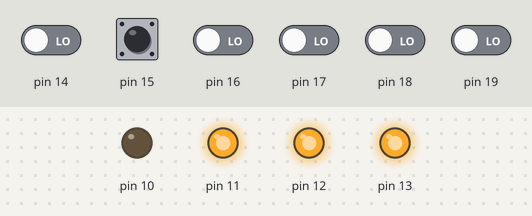
A sketch run on a simulated Arduino Uno, built with avr-gcc and run on an emulated ATmega328P. Parts: output pins drawn as LEDs (lit = HIGH). The test bench sets the inputs (shaded band); at power-on: pin 14–19 LOW.

Above: at 1.2 s.
1.3 s: pin 15 driven HIGH
At 2.5 s:
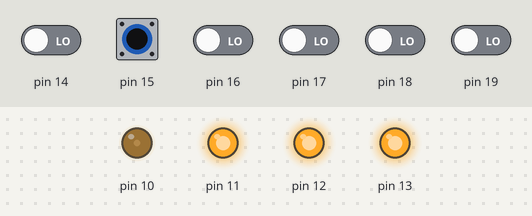
2.8 s: pin 15 pulsed LOW 5 times (0.12 s each, 0.3 s apart)
At 3.37 s:
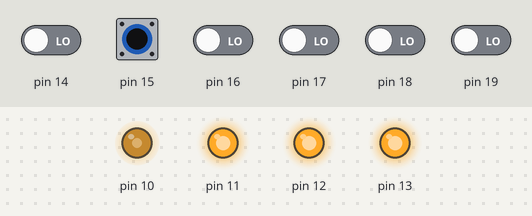
At 5.4 s:
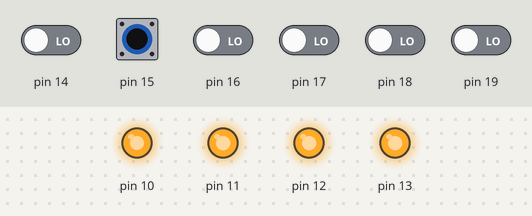
Timing chart, 0 to 6.9 s (numbered marks = the images above; inputs shaded):
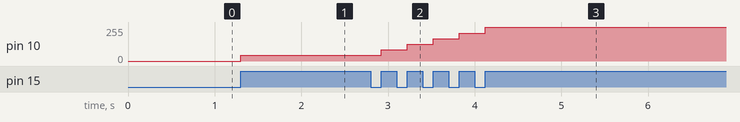

The sketch:

lab4_2.ino
```cpp
// Часть 2: написать управление яркостью светодиодов Led1..Led8 с использованием модуля ШИМ микроконтроллера. Нажатие на кнопку увеличивает яркость на 20% циклично.
// Попробовать с разной частотой ШИМ.

#define sbi(sfr, bit) (_SFR_BYTE(sfr) |= _BV(bit))

struct pinstr {
  uint8_t *ddr;
  uint8_t *port;
  uint8_t *port_in;
  uint8_t pin;
};

struct pinstr LED[] = {
  { &DDRB, &PORTB, &PINB, 5 },
  { &DDRB, &PORTB, &PINB, 4 },
  { &DDRB, &PORTB, &PINB, 3 },
  { &DDRB, &PORTB, &PINB, 2 }
};
struct pinstr BUT1 = { &DDRC, &PORTC, &PINC, 1 };
int index=0;
volatile byte power = 0;
void ChangePower(bool direction, int& index);
uint32_t timer = 0;
bool pressed = false, prev = false, cur = false;

void mode(struct pinstr *pin, int mode, int val) {
  if(mode == INPUT) {
    *pin->ddr &= ~(1 << pin->pin);
  } else {
    *pin->ddr |= 1 << pin->pin;
    if(val) {
      *pin->port |= 1 << pin->pin;
    } else {
      *pin->port &= ~(1 << pin->pin);
    }
  }
}

void out(struct pinstr *pin, int val) {
  if(val) {
    *pin->port |= 1 << pin->pin;
  } else {
    *pin->port &= ~(1 << pin->pin);
  }
}

int in(struct pinstr *pin) {
  return (*pin->port_in >> pin->pin) & 1;
}

void aout1(int val){
  sbi(TCCR1A, COM2B1);
  OCR1B = val;
}

void aout2(int val){
  sbi(TCCR2A, COM2B1);
  sbi(TCCR2B, CS22);
  OCR2A = val;
}

void setup() {
  for (int i=0; i<4; i++) {
    mode(&LED[i], OUTPUT, 1);
  }
  mode(&BUT1, INPUT, 0);
}

void loop() {
  aout1(power);
  prev = cur;
  cur = !in(&BUT1);
  if (prev==1 && cur==0)pressed = true;

  if(pressed && millis()-timer>200)
  {
    if(power==252) power=0;
    else power+=42;
    pressed = false;
    timer = millis();
  }
}
```

Measured:
- after the input at 1.3 s, pin 10: 0/255 → 42/255 at once
- after the input at 2.8 s, pin 10: moves from 42/255 to 252/255 over 1.2 s, starting after 0.12 s
